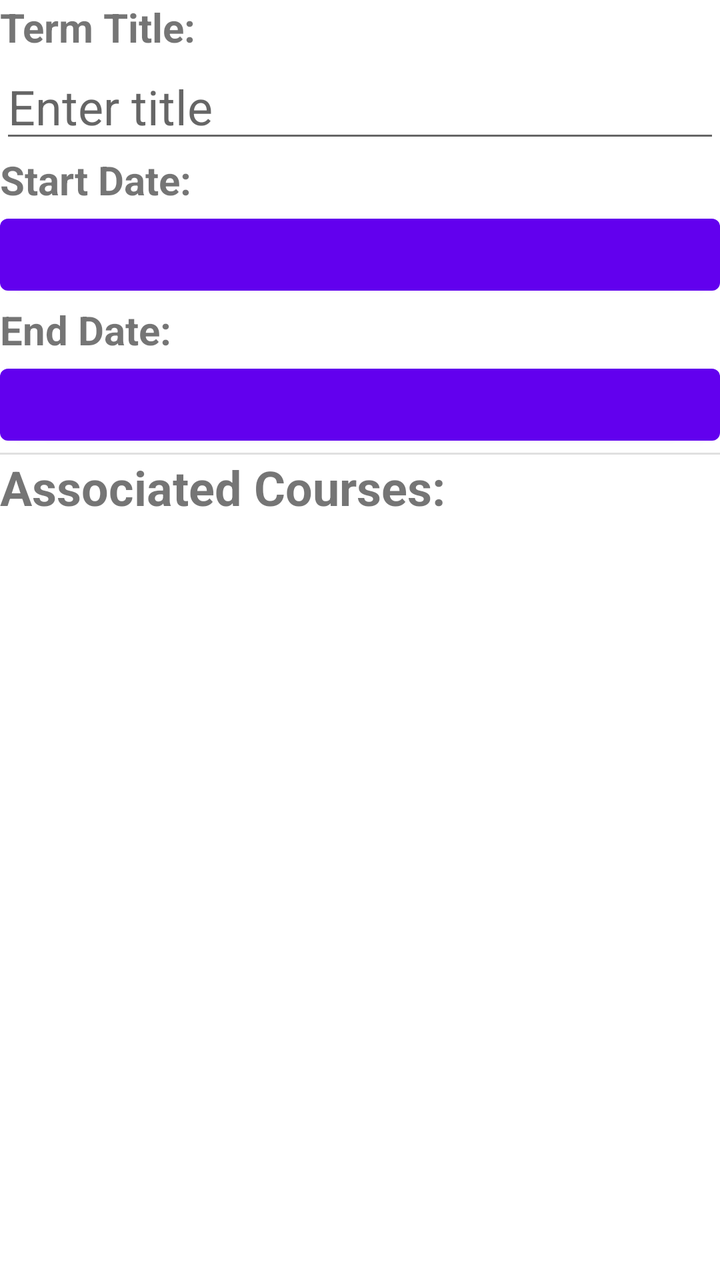
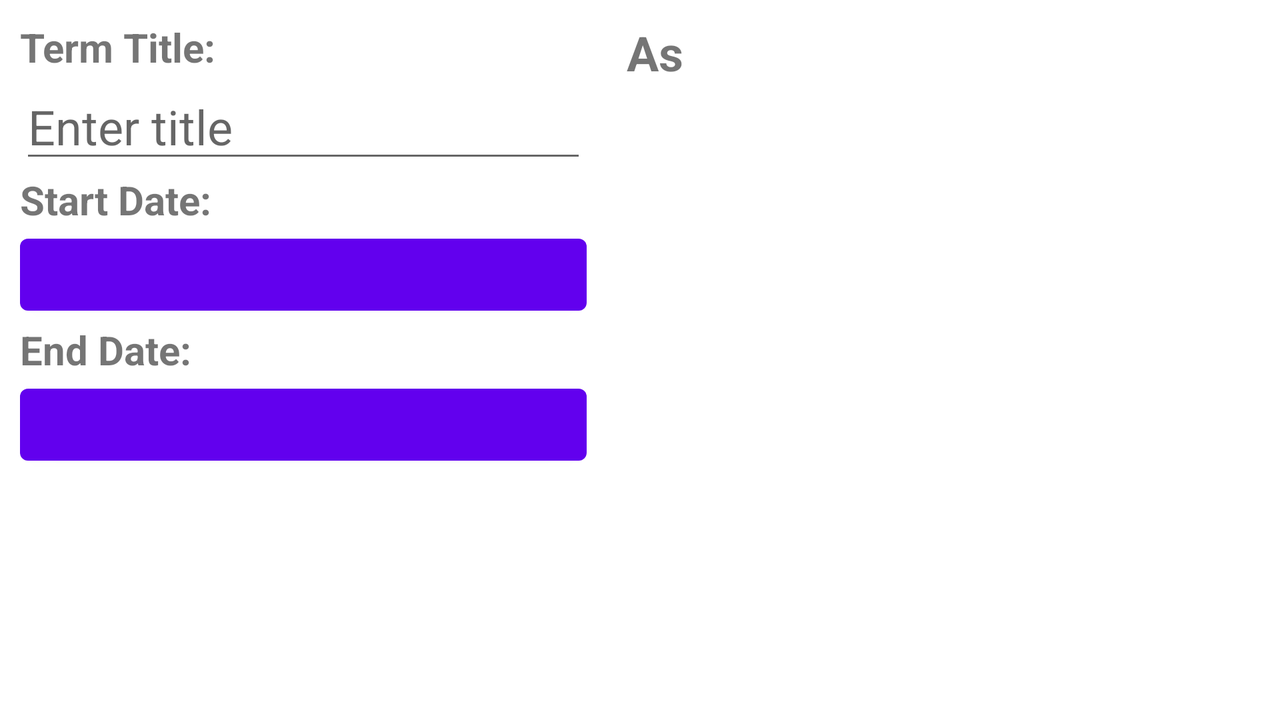

Two renders of one Android screen. The first uses the default layout on a phone; the second uses the alternative layout the repository ships for a different screen configuration, on a matching device. The two XML files are below.
<!-- AndroidManifest.xml: application theme Theme.C196_Scheduler -->
<!-- res/layout/activity_term_detail.xml -->
<?xml version="1.0" encoding="utf-8"?>
<androidx.constraintlayout.widget.ConstraintLayout xmlns:android="http://schemas.android.com/apk/res/android"
    xmlns:app="http://schemas.android.com/apk/res-auto"
    xmlns:tools="http://schemas.android.com/tools"
    android:layout_width="match_parent"
    android:layout_height="match_parent">

    <LinearLayout
        android:layout_width="match_parent"
        android:layout_height="match_parent"
        android:orientation="vertical"
        app:layout_constraintBottom_toBottomOf="parent"
        app:layout_constraintEnd_toEndOf="parent"
        app:layout_constraintStart_toStartOf="parent"
        app:layout_constraintTop_toTopOf="parent">

        <TextView
            android:layout_width="match_parent"
            android:layout_height="wrap_content"
            android:text="@string/term_title"
            android:textSize="20sp"
            android:textStyle="bold" />

        <EditText
            android:id="@+id/editTermTitle"
            android:layout_width="match_parent"
            android:layout_height="wrap_content"
            android:ems="10"
            android:hint="@string/enter_title"
            android:inputType="textPersonName"
            android:textSize="24sp" />

        <TextView
            android:layout_width="match_parent"
            android:layout_height="wrap_content"
            android:text="@string/start_date"
            android:textSize="20sp"
            android:textStyle="bold" />

        <Button
            android:id="@+id/termStartBtn"
            android:layout_width="match_parent"
            android:layout_height="wrap_content"
            android:ems="10"
            tools:ignore="SpeakableTextPresentCheck" />

        <TextView
            android:layout_width="match_parent"
            android:layout_height="wrap_content"
            android:text="@string/end_date"
            android:textSize="20sp"
            android:textStyle="bold" />

        <Button
            android:id="@+id/termEndBtn"
            android:layout_width="match_parent"
            android:layout_height="wrap_content"
            android:ems="10"
            tools:ignore="SpeakableTextPresentCheck" />

        <View
            android:layout_width="match_parent"
            android:layout_height="1dp"
            android:background="?android:attr/listDivider" />

        <TextView
            android:layout_width="match_parent"
            android:layout_height="wrap_content"
            android:text="@string/associated_courses"
            android:textSize="24sp"
            android:textStyle="bold" />

        <androidx.recyclerview.widget.RecyclerView
            android:id="@+id/courseRecyclerView"
            android:layout_width="wrap_content"
            android:layout_height="wrap_content"
            android:layout_gravity="center"
            android:padding="20dp">

        </androidx.recyclerview.widget.RecyclerView>

    </LinearLayout>

</androidx.constraintlayout.widget.ConstraintLayout>
<!-- resources referenced by this layout -->
<resources>
  <string name="associated_courses">Associated Courses:</string>
  <string name="end_date">End Date:</string>
  <string name="enter_title">Enter title</string>
  <string name="start_date">Start Date:</string>
  <string name="term_title">Term Title:</string>
  <style name="Theme.C196_Scheduler" parent="Theme.MaterialComponents.DayNight.DarkActionBar">
          
          <item name="colorPrimary">@color/purple_500</item>
          <item name="colorPrimaryVariant">@color/purple_700</item>
          <item name="colorOnPrimary">@color/white</item>
          
          <item name="colorSecondary">@color/teal_200</item>
          <item name="colorSecondaryVariant">@color/teal_700</item>
          <item name="colorOnSecondary">@color/black</item>
          
          <item name="android:statusBarColor" tools:targetApi="l">?attr/colorPrimaryVariant</item>
          
      </style>
</resources>
<!-- res/layout-land/activity_term_detail.xml (the repository's variant of the layout above) -->
<!-- drawn on the phone turned sideways -->
<?xml version="1.0" encoding="utf-8"?>
<androidx.constraintlayout.widget.ConstraintLayout xmlns:android="http://schemas.android.com/apk/res/android"
    xmlns:app="http://schemas.android.com/apk/res-auto"
    xmlns:tools="http://schemas.android.com/tools"
    android:layout_width="match_parent"
    android:layout_height="match_parent">

    <LinearLayout
        android:layout_width="match_parent"
        android:layout_height="match_parent"
        android:orientation="horizontal"
        app:layout_constraintBottom_toBottomOf="parent"
        app:layout_constraintEnd_toEndOf="parent"
        app:layout_constraintStart_toStartOf="parent"
        app:layout_constraintTop_toTopOf="parent">

        <LinearLayout
            android:layout_width="wrap_content"
            android:layout_height="match_parent"
            android:orientation="vertical"
            android:padding="10dp">

            <TextView
                android:layout_width="match_parent"
                android:layout_height="wrap_content"
                android:text="@string/term_title"
                android:textSize="20sp"
                android:textStyle="bold" />

            <EditText
                android:id="@+id/editTermTitle"
                android:layout_width="match_parent"
                android:layout_height="wrap_content"
                android:ems="10"
                android:hint="@string/enter_title"
                android:inputType="textPersonName"
                android:textSize="24sp" />

            <TextView
                android:layout_width="match_parent"
                android:layout_height="wrap_content"
                android:text="@string/start_date"
                android:textSize="20sp"
                android:textStyle="bold" />

            <Button
                android:id="@+id/termStartBtn"
                android:layout_width="match_parent"
                android:layout_height="wrap_content"
                android:ems="10"
                tools:ignore="SpeakableTextPresentCheck" />

            <TextView
                android:layout_width="match_parent"
                android:layout_height="wrap_content"
                android:text="@string/end_date"
                android:textSize="20sp"
                android:textStyle="bold" />

            <Button
                android:id="@+id/termEndBtn"
                android:layout_width="match_parent"
                android:layout_height="wrap_content"
                android:ems="10"
                tools:ignore="SpeakableTextPresentCheck" />

        </LinearLayout>

        <LinearLayout
            android:layout_width="wrap_content"
            android:layout_height="match_parent"
            android:orientation="vertical"
            android:padding="10dp">

            <TextView
                android:layout_width="match_parent"
                android:layout_height="wrap_content"
                android:text="@string/associated_courses"
                android:textSize="24sp"
                android:textStyle="bold" />

            <androidx.recyclerview.widget.RecyclerView
                android:id="@+id/courseRecyclerView"
                android:layout_width="wrap_content"
                android:layout_height="wrap_content"
                android:layout_gravity="center"
                android:padding="20dp">

            </androidx.recyclerview.widget.RecyclerView>
        </LinearLayout>
    </LinearLayout>

</androidx.constraintlayout.widget.ConstraintLayout>
